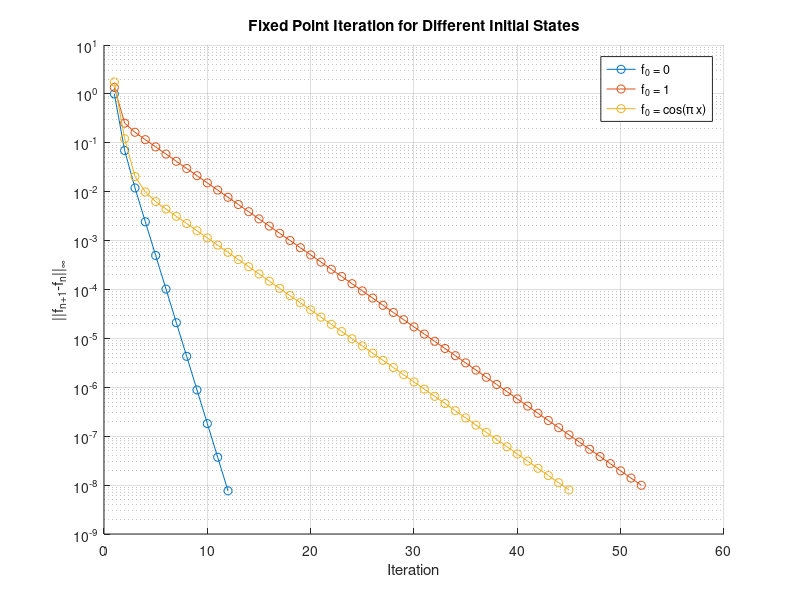

This chart was generated by the following MATLAB code:
% 4(c)
N = 200;
x = linspace(-1,1,N);

lambda = 0.5;
tol = 1e-8;
maxiter = 100;

initials = {zeros(size(x)), ones(size(x)), cos(pi*x)};

figure
hold on

for j = 1:3

    f = initials{j};
    error = zeros(1,maxiter);

    for n = 1:maxiter

        fnew = zeros(size(x));

        for i = 1:N
            integrand = f ./ (1 + (x(i)-x).^2);
            fnew(i) = sin(2*pi*x(i)) + lambda*trapz(x,integrand);
        end

        error(n) = max(abs(fnew-f));

        if error(n) < tol
            break
        end

        f = fnew;
    end

    semilogy(1:n,error(1:n),'o-')

end

xlabel('Iteration')
ylabel('||f_{n+1}-f_n||_\infty')
title('Fixed Point Iteration for Different Initial States')
legend('f_0 = 0','f_0 = 1','f_0 = cos(\pi x)')
grid on

%%Test different lambda values

lambdas = [0.25 0.5 0.6 0.7 1.0 1.5 2.0 3.0];

for k = 1:length(lambdas)

    lambda = lambdas(k);
    f = zeros(size(x));

    for n = 1:maxiter

        fnew = zeros(size(x));

        for i = 1:N
            integrand = f ./ (1 + (x(i)-x).^2);
            fnew(i) = sin(2*pi*x(i)) + lambda*trapz(x,integrand);
        end

        if max(abs(fnew-f)) < tol
            break
        end

        f = fnew;
    end

    if n < maxiter
        fprintf('lambda = %.1f: converged in %d iterations\n',lambda,n)
    else
        fprintf('lambda = %.1f: did not converge\n',lambda)
    end

end
